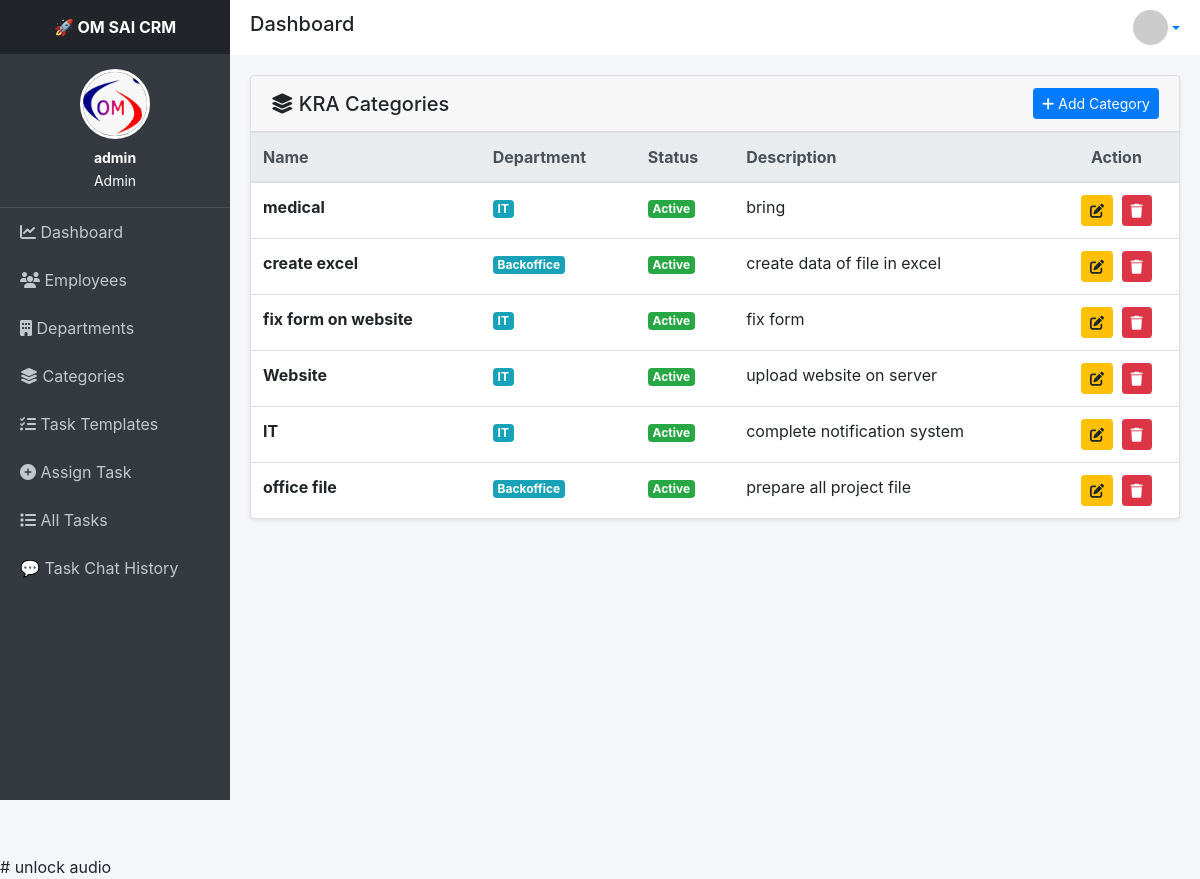
Page /kra/categories/ (signed in) on the committed database.
### employees/models.py (models this page shows, shortened)
class UserProfile(models.Model):
    user = models.OneToOneField(User, on_delete=models.CASCADE)
    profile_image = models.ImageField(upload_to='profile_images/', null=True, blank=True)

### kra/models.py (models this page shows, shortened)
class KRACategory(models.Model):
    name = models.CharField(max_length=200)
    department = models.ForeignKey(
        Department,
        on_delete=models.CASCADE,
        related_name="kra_categories"
    )
    description = models.TextField(blank=True, null=True)
    status = models.CharField(
        max_length=10,
        choices=[('active', 'Active'), ('inactive', 'Inactive')],
        default='active'
    )
    created_at = models.DateTimeField(auto_now_add=True)
    class Meta:
        unique_together = ('name', 'department')
        ordering = ['-created_at']

### department/models.py (models this page shows, shortened)
class Department(models.Model):
    name = models.CharField(max_length=100, unique=True)
    description = models.TextField(blank=True, null=True)
    created_at = models.DateTimeField(auto_now_add=True)

### kra/views.py (the view)
# urls.py: path('categories/', views.category_list, name='kra_categories'),
@login_required
@user_passes_test(is_admin)
def category_list(request):
    categories = KRACategory.objects.select_related('department').all()
    return render(request, 'kra/category_list.html', {
        'categories': categories
    })

### kra/views.py (called while the page is built)
def is_admin(user):
    return user.is_superuser

### kra/templates/kra/category_list.html (shortened to what this page needs)
{% extends 'base.html' %}
{% block content %}
<div class="card shadow-sm">
    <div class="card-header d-flex justify-content-between align-items-center">
        <h5 class="mb-0">
            <i class="fas fa-layer-group"></i> KRA Categories
        </h5>
        <a href="{% url 'add_kra_category' %}" class="btn btn-primary btn-sm">
            <i class="fas fa-plus"></i> Add Category
        </a>
    </div>
    <div class="card-body p-0">
        {% if categories %}
        <div class="table-responsive">
            <table class="table table-hover mb-0">
                <thead class="thead-light">
                    <tr>
                        <th>Name</th>
                        <th>Department</th>
                        <th>Status</th>
                        <th>Description</th>
                        <th class="text-center">Action</th>
                    </tr>
                </thead>
                <tbody>
                    {% for c in categories %}
                    <tr>
                        <td>
                            <strong>{{ c.name }}</strong>
                        </td>
                        <td>
                            <span class="badge badge-info">
                                {{ c.department.name }}
                            </span>
                        </td>
                        <td>
                            {% if c.status == 'active' %}
                                <span class="badge badge-success">Active</span>
                            {% else %}
                                <span class="badge badge-secondary">Inactive</span>
                            {% endif %}
                        </td>
                        <td>
                            {{ c.description|default:"-" }}
                        </td>
                        <td class="text-center">
                            <a href="{% url 'update_kra_category' c.id %}"
                               class="btn btn-warning btn-sm mr-1">
                                <i class="fas fa-edit"></i>
                            </a>
                            <a href="{% url 'delete_kra_category' c.id %}"
                               onclick="return confirm('Are you sure to delete this category?')"
                               class="btn btn-danger btn-sm">
                                <i class="fas fa-trash"></i>
                            </a>
                        </td>
                    </tr>
                    {% endfor %}
                </tbody>
            </table>
        </div>
        {% endif %}
    </div>
</div>
{% endblock %}

### templates/base.html (shortened to what this page needs)
{% load static %}
<!DOCTYPE html>
<html lang="en">
<head>
<link rel="stylesheet" href="https://cdn.jsdelivr.net/npm/bootstrap@4.6.2/dist/css/bootstrap.min.css">
<link rel="stylesheet" href="https://cdnjs.cloudflare.com/ajax/libs/font-awesome/6.5.0/css/all.min.css">
</head>
<body data-chat-url="{% url 'task_chat_history' %}">
<div class="sidebar">
    <div class="brand">🚀 OM SAI CRM</div>
    <div class="profile-box">
        <img src="{% if request.user.is_superuser and request.user.userprofile.profile_image %}
            {{ request.user.userprofile.profile_image.url }}
          {% elif request.user.employee.profile_image %}
            {{ request.user.employee.profile_image.url }}
          {% else %}
            https://ui-avatars.com/api/?name={{ request.user.username }}
          {% endif %}"
             class="profile-img">
        <div class="profile-name">
            {{ request.user.username }}
        </div>
        <small>
            {% if request.user.is_superuser %}
                Admin
            {% else %}
                {{ request.user.employee.role|title }}
            {% endif %}
        </small>
    </div>
    <div class="menu">
        {% if request.user.is_superuser %}
            <a href="{% url 'dashboard' %}">
                <i class="fas fa-chart-line"></i> Dashboard
            </a>
            <a href="{% url 'employee_list' %}">
                <i class="fas fa-users"></i> Employees
            </a>
            <a href="{% url 'department_list' %}">
                <i class="fas fa-building"></i> Departments
            </a>
            <a href="{% url 'kra_categories' %}">
                <i class="fas fa-layer-group"></i> Categories
            </a>
            <a href="{% url 'kra_tasks' %}">
                <i class="fas fa-tasks"></i> Task Templates
            </a>
            <a href="{% url 'assign_task' %}">
                <i class="fas fa-plus-circle"></i> Assign Task
            </a>
            <a href="{% url 'all_tasks' %}">
                <i class="fas fa-list"></i> All Tasks
            </a>
            <a href="{% url 'task_chat_history' %}">
                💬 Task Chat History
            </a>
        {% endif %}
    </div>
</div>
<div class="topbar">
    <h5>{% block header_title %}Dashboard{% endblock %}</h5>
    <div class="dropdown">
        <a class="d-flex align-items-center dropdown-toggle" href="#" data-toggle="dropdown">
            <img src="{% if request.user.is_superuser %}
            https://ui-avatars.com/api/?name={{ request.user.username }}
          {% elif request.user.employee.profile_image %}
            {{ request.user.employee.profile_image.url }}
          {% else %}
            https://ui-avatars.com/api/?name={{ request.user.username }}
          {% endif %}"
                 width="35" height="35"
                 class="rounded-circle">
        </a>
    </div>
</div>
<div class="content">
    {% block content %}{% endblock %}
</div>
# unlock audio
</body>
</html>

### templates/base.html (style rules this page uses)
body { background: #f4f6f9; margin: 0; }
.sidebar { height: 100vh; background: #343a40; color: white; position: fixed; width: 230px; display: flex; flex-direction: column; overflow-y: auto; overflow-x: hidden; scroll-behavior: smooth; }
.brand { text-align: center; padding: 15px; background: #212529; font-weight: bold; position: sticky; top: 0; z-index: 10; }
.profile-box { text-align: center; padding: 15px; border-bottom: 1px solid #495057; }
.profile-img { width: 70px; height: 70px; border-radius: 50%; object-fit: cover; border: 3px solid #fff; margin-bottom: 8px; }
.profile-name { font-size: 14px; font-weight: bold; }
.menu { flex-grow: 1; }
.menu a { color: #c2c7d0; display: block; padding: 12px 20px; text-decoration: none; transition: 0.2s; }
.topbar { background: white; margin-left: 230px; padding: 10px 20px; display: flex; justify-content: space-between; align-items: center; position: sticky; top: 0; z-index: 1000; }
.content { margin-left: 230px; padding: 20px; min-height: 100vh; }

### rows in the picture
KRACategory: name "medical", department.name "IT", status "Active", description "bring"
KRACategory: name "create excel", department.name "Backoffice", status "Active", description "create data of file in excel"
KRACategory: name "fix form on website", department.name "IT", status "Active", description "fix form"
KRACategory: name "Website", department.name "IT", status "Active", description "upload website on server"
KRACategory: name "IT", department.name "IT", status "Active", description "complete notification system"
KRACategory: name "office file", department.name "Backoffice", status "Active", description "prepare all project file"

### other values in the picture
{{ request.user.username }} "admin"
